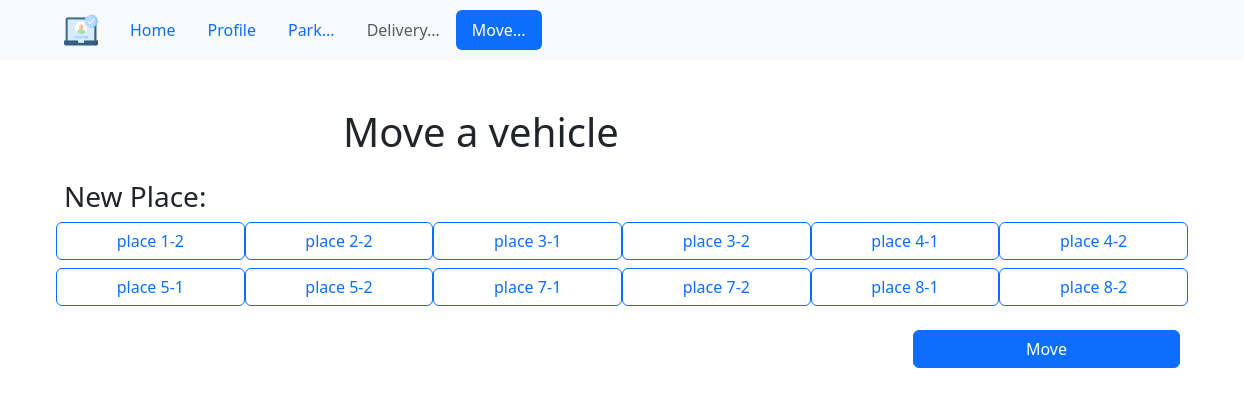
The page /app/account/move.php on the database its author committed.
### tables this page shows
CREATE TABLE `parking` (
  `id` tinyint(4) NOT NULL,
  `place` tinyint(4) NOT NULL,
  `part` tinyint(4) NOT NULL,
  `reg_number` varchar(100) DEFAULT NULL
);

### functions/helpers.php (called while the page is built, shortened)
<?php
function asset($file)
{
    return trim(BASE_URL, '/ ') . '/' . trim($file, '/ ');
}

### database/Parking.php (called while the page is built, shortened)
<?php
class Parking extends Bill
{
    public function getParkingInfo()
    {
        $conn = $this->openConn();
        $sql = "SELECT place,part,reg_number,id FROM parking";
        $result = $conn->query($sql);
        $arr = array();
        if ($result->num_rows > 0) {
            while ($row = $result->fetch_assoc()) {
                array_push($arr, $row);
            }
        } else {
            echo "0 results";
        }
        $parkingArr = array(array('place', 'part1', 'part2', 'partId1', 'partId2'));
        $place = 1;
        for ($i = 0; $i < count($arr); $i++) {
            if ($arr[$i]["place"] == $place) {
                $row = array($arr[$i]["place"], $arr[$i]["reg_number"], $arr[$i + 1]["reg_number"], $arr[$i]["id"], $arr[$i + 1]["id"]);
                array_push($parkingArr, $row);
                $place++;
            }
        }
        return $parkingArr;
    }
    public function getFreePlacesForMC()
    {
        $parkingArr = $this->getParkingInfo();
        $freePlaceForMCArr = array();
        for ($i = 1; $i < 11; $i++) {
            if ($parkingArr[$i][1] == null) {
                $inserted = [$parkingArr[$i][0], '1', $parkingArr[$i][3]];
                array_push($freePlaceForMCArr, $inserted);
            }
            if ($parkingArr[$i][2] == null) {
                $inserted = [$parkingArr[$i][0], '2', $parkingArr[$i][4]];
                array_push($freePlaceForMCArr, $inserted);
            }
        }
        return $freePlaceForMCArr;
    }
}

### app/account/move.php (the view, shortened to what this page needs)
<?php
require_once '../../functions/helpers.php';
require_once '../../database/Parking.php';
$vehicleType = $_SESSION["vehicleType"];
$p = new Parking(SERVERNAME, USERNAME, PASSWORD, DBNAME);
if ($vehicleType == 1) $freePlaceArr = $p->getFreePlacesForCar();
else $freePlaceArr = $p->getFreePlacesForMC();
?>
<!DOCTYPE html>
<html lang="en">
<head>
    <?php require_once '../../layouts/head.php' ?>
</head>
<body onload="">
    <header>
        <?php require_once './layouts/navbar.php' ?>
    </header>
    <main>
        <div class=" container">
            <br>
            <br>
            <h1 class="mx-auto w-50">Move a vehicle</h1>
            <section class="w-100 m-auto">
                <h3 class="mt-4 ">New Place:</h3>
                <form method="post" action="<?php echo htmlspecialchars($_SERVER["PHP_SELF"]); ?>" class=" row gx-3 gy-2 align-items-center">
                    <?php if ($vehicleType == 1) {
                        for ($i = 0; $i < count($freePlaceArr); $i++){
                    ?>
                            <input type="radio" class="btn-check" name="newPlace" id="option<?= $freePlaceArr[$i][0]?>" autocomplete="off" value="<?= $freePlaceArr[$i][0]?>">
                            <label class="btn btn-outline-primary col-3" for="option<?= $freePlaceArr[$i][0] ?>">place <?= $freePlaceArr[$i][0]?></label>
                        <?php }
                    } else {
                        for ($i = 0; $i < count($freePlaceArr); $i++) {  ?>
                            <label class="btn btn-outline-primary col-2" for="option<?= $freePlaceArr[$i][0] . $freePlaceArr[$i][1] ?>">place <?= $freePlaceArr[$i][0] . '-' . $freePlaceArr[$i][1] ?></label>
                    <?php }
                    } ?>
                    <br>
                    <div class="ms-auto w-25 mt-3 mt-4">
                        <button type="submit" class="btn btn-primary col-12">Move</button>
                    </div>
                </form>
                <br>
            </section>
        </div>
    </main>
</body>
</html>

### layouts/head.php (shortened to what this page needs)
<link rel="stylesheet" href="https://cdnjs.cloudflare.com/ajax/libs/animate.css/4.1.1/animate.min.css" />
<link rel="stylesheet" href="<?= asset('assets/fontawesome-free-6.2.1-web/css/all.css') ?>" />
<link rel="stylesheet" href="<?= asset('assets/css/bootstrap.css') ?>" />
<link rel="stylesheet" href="<?= asset('assets/fonts/font.css') ?>" />
<link rel="stylesheet" href="<?= asset('assets/css/style.css') ?>" />

### app/account/layouts/navbar.php (shortened to what this page needs)
<?php
$current_page_name = basename($_SERVER['PHP_SELF'], '.php');
?>
<nav class="navbar navbar-expand-md navbar-light bg-light">
    <div class="container">
        <a class="navbar-brand" href="<?= asset('account/profile.php') ?>">
            <img src=" <?= asset('assets/images/verified-account.png'); ?>" alt="" width="34" height="34" class=" " />
        </a>
        <ul class="nav nav-pills me-auto">
            <li class="nav-item">
                <a class="nav-link" href="<?= asset('index.php') ?>">Home</a>
            </li>
            <li class="nav-item">
                <a class="nav-link <?php if ($current_page_name == 'profile') echo 'active' ?>" aria-current="page" href="<?= asset('app/account/profile.php') ?>">Profile</a>
            </li>
            <li class="nav-item">
                <a class="nav-link <?php if ($current_page_name == 'park') echo 'active' ?> <?php if (isset($_SESSION["regNum"])) echo 'disabled' ?>" href="<?= asset('app/account/park.php') ?>">Park...</a>
            </li>
            <li class="nav-item">
                <a class="nav-link <?php if ($current_page_name == 'delivery') echo 'active' ?> <?php if (!isset($_SESSION["regNum"])) echo 'disabled' ?>" href="<?= asset('app/account/delivery.php') ?>">Delivery...</a>
            </li>
            <li class="nav-item">
                <a class="nav-link <?php if ($current_page_name == 'move') echo 'active' ?> <?php if (!isset($_SESSION["regNum"])) echo 'disabled' ?>" href="<?= asset('app/account/move.php') ?>">Move...</a>
            </li>
        </ul>
    </div>
</nav>

### rows shown on the page
parking: place "3", part "1"
parking: place "3", part "2"
parking: place "4", part "1"
parking: place "4", part "2"
parking: place "5", part "1"
parking: place "5", part "2"
parking: place "7", part "1"
parking: place "7", part "2"
parking: place "8", part "1"
parking: place "8", part "2"

### other values the page prints
$freePlaceArr[$i][0] "1"
$freePlaceArr[$i][1] "2"
$freePlaceArr[$i][0] "2"
